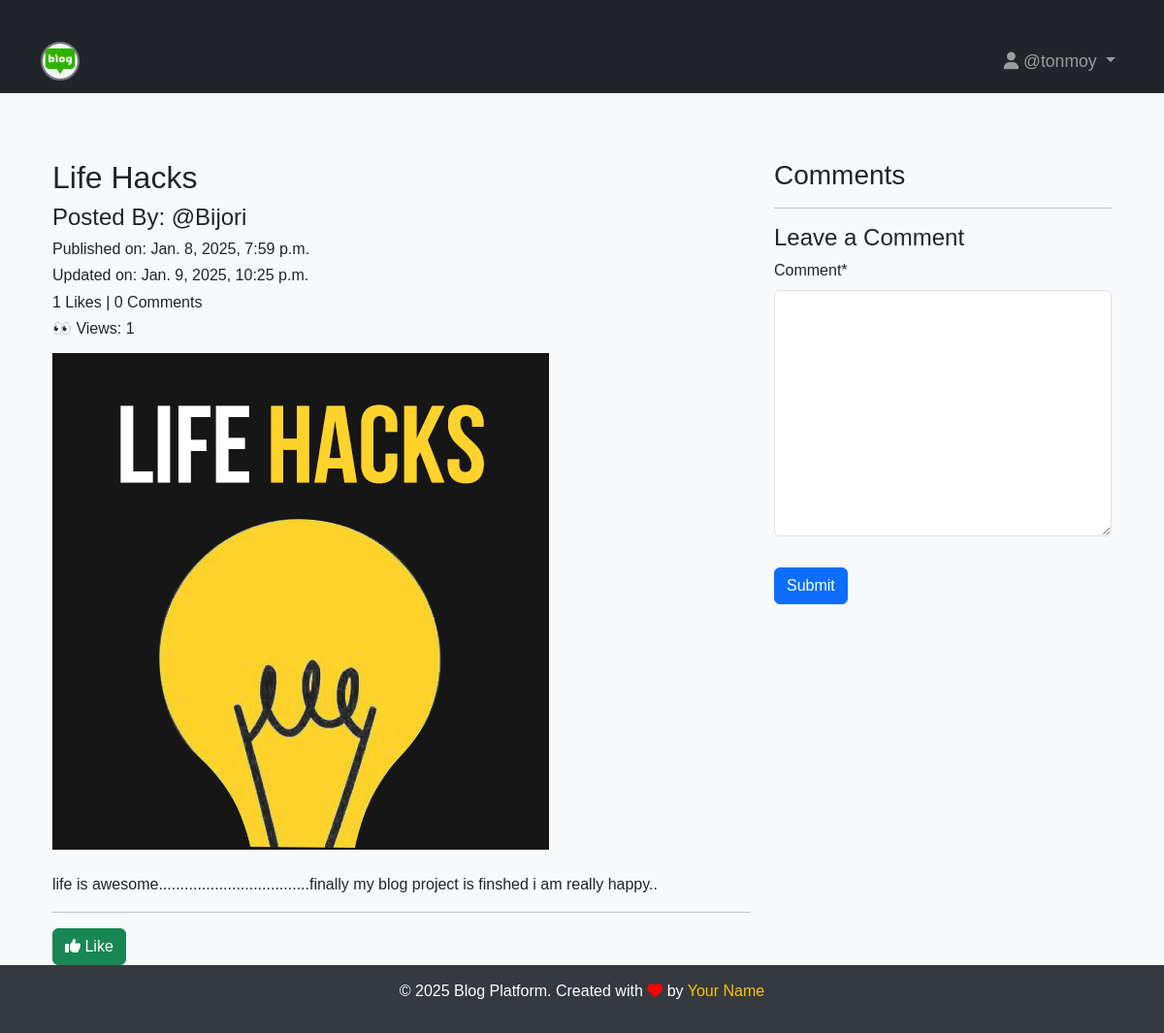
Screenshot of /blog/blog_details/Life-Hacks-c64d9c38-7fed-4bcc-9646-5b10ae4538ad/ (signed in) with the database file from the repository.
### App_Blog/models.py (models this page shows, shortened)
class Blog(models.Model):
    author = models.ForeignKey(User,on_delete=models.CASCADE,related_name='post_author')
    blog_title = models.CharField(max_length=100,verbose_name='Put a Title')
    slug=models.SlugField(max_length=264,unique=True)
    blog_content = models.TextField(verbose_name='What is in your mind?')
    blog_image=models.ImageField(upload_to='blog_image',verbose_name='Image')
    created_at = models.DateTimeField(auto_now_add=True)
    updated_at = models.DateTimeField(auto_now=True)
    publish_date = models.DateTimeField(auto_now_add=True)
    view_count = models.PositiveIntegerField(default=0)
    class Meta:
        ordering = ['-publish_date']

### App_Blog/views.py (the view, shortened to what this page needs)
# urls.py: path('blog_details/<slug:slug>/',views.blog_details,name='blog_details'),
@login_required
def blog_details(request, slug):
    try:
        blog = Blog.objects.get(slug=slug)
    except Blog.DoesNotExist:
        return HttpResponseRedirect(reverse('App_Blog:blog_list'))
    if request.user != blog.author:
        blog.view_count += 1
        blog.save(update_fields=['view_count'])
    comment_form = CommentForm()
    already_liked = Likes.objects.filter(blog=blog, user=request.user)
    liked = bool(already_liked)
    return render(request, 'App_Blog/blog_details.html', {
        'blog': blog,
        'comment_form': comment_form,
        'liked': liked
    })

### App_Blog/forms.py
class CommentForm(forms.ModelForm):
    class Meta:
        model = Comment
        fields = ('comment',)

### templates/App_Blog/blog_details.html (shortened to what this page needs)
{% extends "base.html" %}
{% load crispy_forms_tags %}
{% block body_block %}
<div class="container mt-5">
    <div class="row">
        <div class="col-sm-12 col-md-8">
            <div class="blog-header">
                <h2>{{ blog.blog_title }}</h2>
                <h4>Posted By: @{{ blog.author }}</h4>
                <h6>Published on: {{ blog.publish_date }}</h6>
                <h6>Updated on: {{ blog.updated_at }}</h6>
                <h6>{{ blog.liked_blog.count }} Likes | {{ blog.blog_comment.count }} Comments</h6>
                <h6>👀 Views: {{ blog.view_count }}</h6>
            </div>
            <div class="blog-image mt-3">
                <img src="/media/{{ blog.blog_image }}" class="img-fluid" alt="{{ blog.blog_title }}">
            </div>
            <div class="blog-content mt-4">
                <p>{{ blog.blog_content|linebreaks }}</p>
            </div>
            <hr>
            <div class="like-button">
                {% if not liked %}
                    <a href="{% url 'App_Blog:liked_post' blog.pk %}" class="btn btn-success">
                        <i class="fa-solid fa-thumbs-up"></i> Like
                    </a>
                {% else %}
                    <a href="{% url 'App_Blog:unliked_post' blog.pk %}" class="btn btn-danger">
                        <i class="fa-solid fa-thumbs-down"></i> Unlike
                    </a>
                {% endif %}
            </div>
        </div>
        <div class="col-sm-12 col-md-4">
            <div class="comments-section">
                <h3>Comments</h3>
            </div>
            <hr>
            <div class="comment-form">
                <h4>Leave a Comment</h4>
                <form action="" method="POST">
                    {{ comment_form|crispy }}
                    <button type="submit" class="btn btn-primary mt-3">Submit</button>
                </form>
            </div>
        </div>
    </div>
</div>
{% endblock %}

### templates/base.html (shortened to what this page needs)
<!DOCTYPE html>
<html lang="en">
<head>
    <link rel="stylesheet" href="https://cdn.jsdelivr.net/npm/bootstrap@5.3.0/dist/css/bootstrap.min.css">
    <link rel="stylesheet" href="https://cdnjs.cloudflare.com/ajax/libs/font-awesome/6.5.0/css/all.min.css">
</head>
<body>
    <nav class="navbar navbar-expand-lg navbar-dark bg-dark fixed-top">
        <div class="container">
            <a class="navbar-brand" href="{% url 'index' %}">
                <img src="/media/logo.jpg" width="40" alt="Logo">
            </a>
            <div class="collapse navbar-collapse" id="navbarNav">
                <ul class="navbar-nav ms-auto">
                    {% if user.is_authenticated %}
                        <li class="nav-item dropdown">
                            <a class="nav-link dropdown-toggle" href="#" id="navbarDropdown" role="button" data-bs-toggle="dropdown" aria-expanded="false">
                                <i class="fa-solid fa-user"></i> @{{ user.username }}
                            </a>
                        </li>
                    {% endif %}
                </ul>
            </div>
        </div>
    </nav>
    <div class="container">
        {% block body_block %}
        {% endblock %}
    </div>
    <footer>
        <p>&copy; 2025 Blog Platform. Created with <i class="fa-solid fa-heart" style="color: red;"></i> by <a href="#">Your Name</a></p>
    </footer>
</body>
</html>

### templates/base.html (style rules this page uses)
body { font-family: 'Arial', sans-serif; background-color: #f8f9fa; padding-top: 56px; }
.navbar-brand img { border-radius: 50%; border: 2px solid #6c757d; }
.navbar-nav .nav-item .nav-link { font-size: 1.1em; font-weight: 500; }
.container { padding-top: 30px; }
footer { background-color: #343a40; color: white; padding: 15px 0; text-align: center; }
footer a { color: #ffc107; text-decoration: none; }

### rows the page displays
Blog: blog_title "Life Hacks", author "Bijori", publish_date "Jan. 8, 2025, 7:59 p.m.", updated_at "Jan. 9, 2025, 10:25 p.m.", liked_blog.count "1", blog_comment.count "0", view_count "1", blog_image (picture), blog_content "life is awesome...................................finally my blog project is finshed i am really happy.."

### other values shown
{{ user.username }} "tonmoy"
